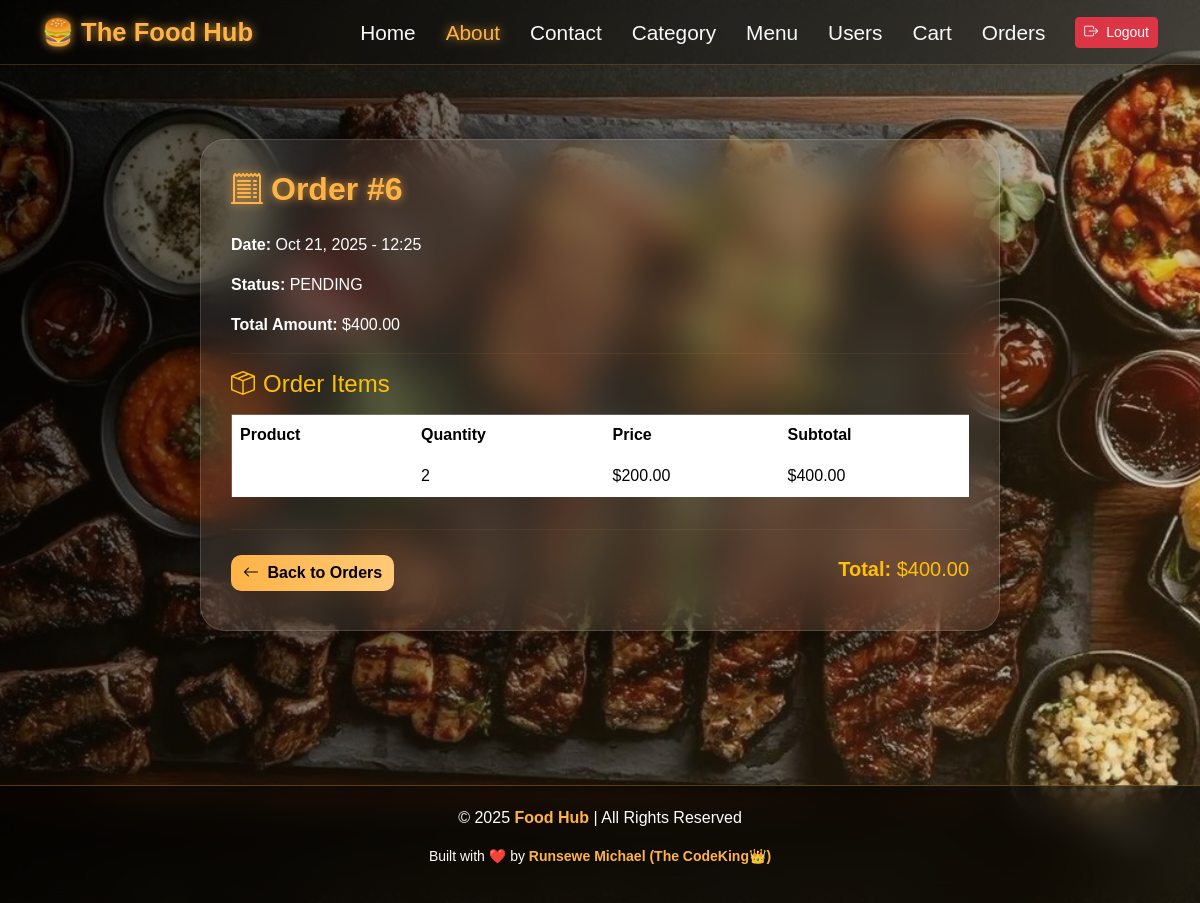
The page /orders/6/ (signed in) on the database its author committed.
### order/models.py (models this page shows, shortened)
class Order(models.Model):
    STATUS_CHOICES = [
        ('PENDING', 'Pending'),
        ('PAID', 'Paid'),
        ('SHIPPED', 'Shipped'),
        ('DELIVERED', 'Delivered'),
        ('CANCELLED', 'Cancelled'),
    ]
    user = models.ForeignKey(User, on_delete=models.CASCADE)
    menu = models.ForeignKey(Menu, on_delete=models.SET_NULL, null=True)
    created_at = models.DateTimeField(default=timezone.now)
    status = models.CharField(max_length=20, choices=STATUS_CHOICES, default='PENDING')
    total_amount = models.DecimalField(max_digits=10, decimal_places=2)
    shipping_address = models.TextField(blank=True)
    payment_id = models.CharField(max_length=255, blank=True, null=True)

class OrderItem(models.Model):
    order = models.ForeignKey(Order, related_name='items', on_delete=models.CASCADE)
    menu = models.ForeignKey(Menu, on_delete=models.SET_NULL, null=True)
    quantity = models.PositiveIntegerField()
    price = models.DecimalField(max_digits=10, decimal_places=2)
    def subtotal(self):
        return self.price * self.quantity

### order/views.py (the view)
# urls.py: path('orders/<int:order_id>/', views.order_detail, name='order_detail'),
def order_detail(request, order_id):
    order = get_object_or_404(Order, id=order_id, user=request.user)
    return render(request, 'order/order_detail.html', {'order': order})

### order/templates/order/order_detail.html (shortened to what this page needs)
{% load static %}
<!DOCTYPE html>
<html lang="en">
<head>
  <link href="https://cdn.jsdelivr.net/npm/bootstrap@5.3.3/dist/css/bootstrap.min.css" rel="stylesheet">
  <link href="https://cdn.jsdelivr.net/npm/bootstrap-icons@1.11.3/font/bootstrap-icons.css" rel="stylesheet">
</head>
<body>
  <nav class="navbar navbar-expand-lg navbar-dark sticky-top shadow-sm">
    <div class="container">
      <a class="navbar-brand fw-bold" href="{% url 'home' %}">
        🍔 The Food Hub
      </a>
      <div class="collapse navbar-collapse" id="navbarNav">
        <ul class="navbar-nav ms-auto align-items-center">
          <li class="nav-item"><a class="nav-link" href="{% url 'home' %}">Home</a></li>
          <li class="nav-item"><a class="nav-link active" href="{% url 'about' %}">About</a></li>
          <li class="nav-item"><a class="nav-link" href="{% url 'contact' %}">Contact</a></li>
          <li class="nav-item"><a class="nav-link" href="{% url 'category_list' %}">Category</a></li>
          <li class="nav-item"><a class="nav-link" href="{% url 'menu_list' %}">Menu</a></li>
          {% if request.user.is_staff %}
          <li class="nav-item"><a class="nav-link" href="{% url 'allusers' %}">Users</a></li>
          {% endif %}
          <li class="nav-item"><a class="nav-link" href="{% url 'view_cart' %}">Cart</a></li>
          <li class="nav-item"><a class="nav-link" href="{% url 'order_list' %}">Orders</a></li>
          {% if request.user.is_authenticated %}
          <li class="nav-item ms-2">
            <a class="btn btn-danger btn-sm" href="{% url 'logout_view' %}">
              <i class="bi bi-box-arrow-right me-1"></i> Logout
            </a>
          </li>
          {% endif %}
        </ul>
      </div>
    </div>
  </nav>
  <div class="container py-5 d-flex justify-content-center align-items-center" style="min-height: 80vh;">
    <div class="order-card w-100" style="max-width: 800px;">
      <h2 class="mb-4"><i class="bi bi-receipt-cutoff me-2"></i>Order #{{ order.id }}</h2>
      <p><strong>Date:</strong> {{ order.created_at|date:"M d, Y - H:i" }}</p>
      <p><strong>Status:</strong> {{ order.status }}</p>
      <p><strong>Total Amount:</strong> ${{ order.total_amount }}</p>
      <hr>
      <h4 class="text-warning mb-3"><i class="bi bi-box-seam me-2"></i>Order Items</h4>
      <div class="table-responsive">
        <table class="table table-bordered table-hover align-middle">
          <thead>
            <tr>
              <th>Product</th>
              <th>Quantity</th>
              <th>Price</th>
              <th>Subtotal</th>
            </tr>
          </thead>
          <tbody>
            {% for item in order.items.all %}
            <tr>
              <td>{{ item.product.name }}</td>
              <td>{{ item.quantity }}</td>
              <td>${{ item.price }}</td>
              <td>${{ item.subtotal }}</td>
            </tr>
            {% endfor %}
          </tbody>
        </table>
      </div>
      <hr>
      <div class="d-flex justify-content-between align-items-center">
        <a href="{% url 'order_list' %}" class="btn btn-secondary">
          <i class="bi bi-arrow-left me-1"></i> Back to Orders
        </a>
        <p class="mt-2 fs-5 text-warning"><strong>Total:</strong> ${{ order.total_amount }}</p>
      </div>
    </div>
  </div>
  <footer>
    <p>© 2025 <strong>Food Hub</strong> | All Rights Reserved</p>
    <p class="small">Built with ❤️ by <strong>Runsewe Michael (The CodeKing👑)</strong></p>
  </footer>
</body>
</html>

### rows shown on the page
Order: id "6", created_at "Oct 21, 2025 - 12:25", status "PENDING", total_amount "400.00"
OrderItem: quantity "2", price "200.00", subtotal "400.00"
